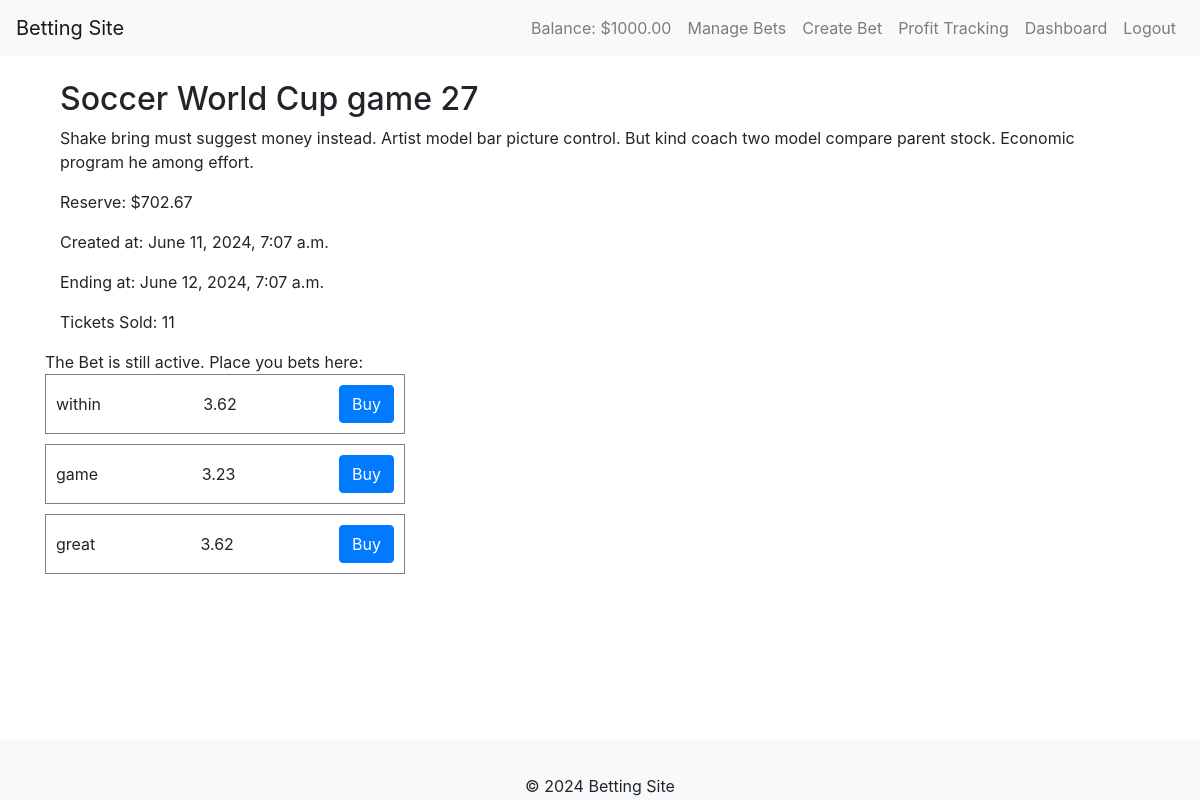
Screenshot of /bets/1/ (signed in) with the database file from the repository.
### gambling/models.py (models this page shows, shortened)
class User(AbstractUser):
    gifted_balance = models.DecimalField(max_digits=10, decimal_places=2, default=1000.00)
    balance = models.DecimalField(max_digits=10, decimal_places=2, default=1000.00)
    last_daily_bonus = models.DateField(default=timezone.now)

class Bet(models.Model):
    name = models.CharField(max_length=100)
    description = models.TextField(blank=True)
    created_at = models.DateTimeField(default=timezone.now)
    end_time = models.DateTimeField()
    reserve = models.DecimalField(max_digits=10, decimal_places=2, default=500.00)
    is_active = models.BooleanField(default=True)
    can_buy = models.BooleanField(default=True)
    tickets_sold = models.IntegerField(default=0)
    def update_active(self):
        self.can_buy = self.can_buy and self.is_active and timezone.now() < self.end_time
        self.save()
    def update_tickets_sold(self):
        total_tickets = self.options.aggregate(Sum('tickets_sold'))['tickets_sold__sum'] or 0
        self.tickets_sold = total_tickets
        self.save()

class BetOption(models.Model):
    bet = models.ForeignKey(Bet, related_name='options', on_delete=models.CASCADE)
    name = models.CharField(max_length=100)
    tickets_sold = models.IntegerField(default=0)
    current_price = models.DecimalField(max_digits=10, decimal_places=2, default=0.5)
    def update_price(self):
        self.bet.update_tickets_sold()
        self.current_price = functions.get_price(self.bet.reserve, self.bet.tickets_sold, self.tickets_sold)
        self.save()

### gambling/views.py (the view, shortened to what this page needs)
# urls.py: path('bets/<int:bet_id>/', BetDetailView.as_view(), name='bet_detail'),
class BetDetailView(LoginRequiredMixin, View):
    def get(self, request, bet_id):
        bet = Bet.objects.get(id=bet_id)
        bet.update_active()
        for option in bet.options.all():
            option.update_price()
        return render(request, 'gambling/bet_detail.html', {
            'bet': bet,
            'options': bet.options.all(),
        })

### gambling/functions.py (called while the page is built)
def round_num(num):
    return Decimal(math.ceil(num * Decimal(100)) / 100)

def get_price(reserve, total_tickets, option_tickets):
    return round_num(max(Decimal(10) - Decimal(0.02/(math.log10(int(total_tickets)+100))) * Decimal(reserve - 10 * option_tickets), 0))

### gambling/models.py (called while the page is built)
@receiver(post_save, sender=Bet)
def update_reserves_on_bet_creation(sender, instance, created, **kwargs):
    if created:
        profit_record = ProfitRecord.objects.last()
        reserve_decimal = Decimal(instance.reserve)
        if profit_record:
            cumulative_profit = profit_record.cumulative_profit - reserve_decimal
            current_reserves = profit_record.current_reserves + reserve_decimal
        else:
            cumulative_profit = -reserve_decimal
            current_reserves = reserve_decimal
        ProfitRecord.objects.create(cumulative_profit=cumulative_profit, current_reserves=current_reserves)

### gambling/templates/gambling/bet_detail.html (shortened to what this page needs)
{% extends "gambling/layout.html" %}
{% block content %}
<div>
    <div class="container mt-4">
        <h2>{{ bet.name }}</h2>
        <p>{{ bet.description }}</p>
        <p>Reserve: ${{ bet.reserve }}</p>
        <p>Created at: {{ bet.created_at }}</p>
        <p>Ending at: {{ bet.end_time }}</p>
        <p>Tickets Sold: {{ bet.tickets_sold }}</p>
    </div>
    {% if bet.can_buy %}
        <div class="active-text">The Bet is still active. Place you bets here:</div>
        {% for option in options %}
            <div class="option-div">
                <span>{{ option.name }}</span>
                <span>{{ option.current_price }}</span>
                <button class="btn btn-primary buy-option" data-bet-id="{{ bet.id }}" data-option-id="{{ option.id }}">Buy</button>
            </div>
        {% endfor %}
    {% else %}
    <div class="not-active-text">The Bet is no longer active</div>
    {% endif %}
</div>
{% load static %}
{% endblock %}

### gambling/templates/gambling/layout.html (shortened to what this page needs)
<!DOCTYPE html>
<html>
<head>
    <link rel="stylesheet" href="https://maxcdn.bootstrapcdn.com/bootstrap/4.5.2/css/bootstrap.min.css">
    {% load static %}
    <link rel="stylesheet" href="{% static 'gambling/styles.css' %}">
</head>
<body>
    <nav class="navbar navbar-expand-lg navbar-light bg-light">
        <a class="navbar-brand" href="{% url 'bets_list' %}">Betting Site</a>
        <div class="collapse navbar-collapse">
            <ul class="navbar-nav ml-auto">
                {% if user.is_authenticated %}
                    <li class="nav-item">
                        <span class="nav-link">Balance: ${{ user.balance }}</span>
                    </li>
                    {% if user.is_staff %}
                        <li class="nav-item">
                            <a class="nav-link" href="{% url 'admin_bet_list' %}">Manage Bets</a>
                        </li>
                        <li class="nav-item">
                            <a class="nav-link" href="{% url 'create_bet' %}">Create Bet</a>
                        </li>
                        <li class="nav-item">
                            <a class="nav-link" href="{% url 'profit_tracking' %}">Profit Tracking</a>
                        </li>
                    {% endif %}
                    <li class="nav-item">
                        <a class="nav-link" href="{% url 'dashboard' %}">Dashboard</a>
                    </li>
                    <li class="nav-item">
                        <a class="nav-link" href="{% url 'logout' %}">Logout</a>
                    </li>
                {% endif %}
            </ul>
        </div>
    </nav>
    <div class="container mt-4">
        {% block content %}
        {% endblock %}
    </div>
    <footer class="footer bg-light mt-auto py-3">
        <div class="container text-center">
            <p>&copy; 2024 Betting Site</p>
        </div>
    </footer>
</body>
</html>

### gambling/static/gambling/styles.css (style rules this page uses)
.footer { position: fixed; bottom: 0; width: 100%; height: 60px; line-height: 60px; background-color: #f5f5f5; }
body { margin-bottom: 100px; }
.option-div { display: flex; align-content: center; justify-content: space-between; gap: 10px; padding: 10px; margin-bottom: 10px; min-width: 30vw; width: fit-content; border: 1px solid gray; }
span { display: flex; flex-direction: column; justify-content: center; }

### rows the page displays
User: balance "1000.00"
Bet: name "Soccer World Cup game 27", description "Shake bring must suggest money instead. Artist model bar picture control. But kind coach two model compare parent stock. Economic program he among effort.", reserve "702.67", created_at "June 11, 2024, 7:07 a.m.", end_time "June 12, 2024, 7:07 a.m.", tickets_sold "11"
BetOption: name "within", current_price "3.62"
BetOption: name "game", current_price "3.23"
BetOption: name "great", current_price "3.62"
